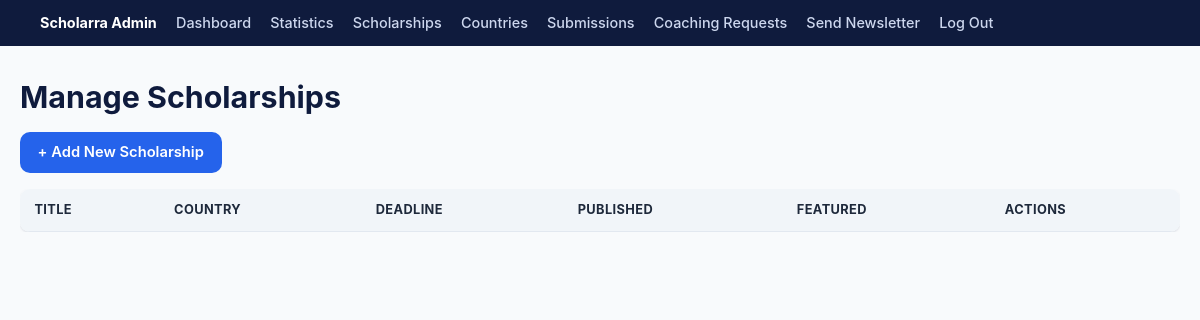
Before: /dashboard/scholarships/ (signed in) with the older database file.
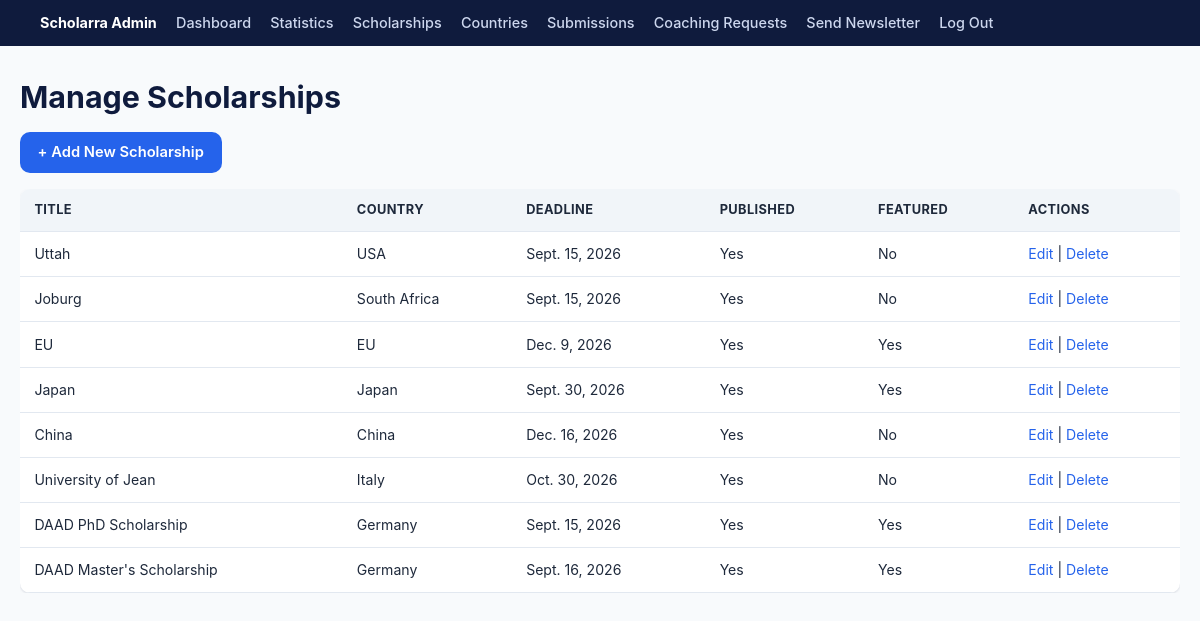
After: the same page with the newer database file.
### myapp/models.py (models this page shows, shortened)
class Scholarship(models.Model):
    DEGREE_LEVEL_CHOICES = [
        ("undergraduate", "Undergraduate"),
        ("masters", "Master's"),
        ("phd", "PhD"),
    ]
    FUNDING_TYPE_CHOICES = [
        ("full", "Fully Funded"),
        ("partial", "Partially Funded"),
    ]
    title = models.CharField(max_length=200)
    slug = models.SlugField(max_length=220, unique=True)
    country = models.ForeignKey(Country, on_delete=models.CASCADE, related_name="scholarships") # if a country is deleted, all scholarships related to that country will also be deleted, to get all scholarships related to a country, we can use country.scholarships.all()
    degree_level = models.CharField(max_length=20, choices=DEGREE_LEVEL_CHOICES)
    funding_type = models.CharField(max_length=10, choices=FUNDING_TYPE_CHOICES)
    deadline = models.DateField()
    description = models.TextField()
    eligibility = models.TextField()
    required_documents = models.TextField(blank=True) #blank=True means that this field is optional
    application_link = models.URLField()
    image = models.ImageField(upload_to='scholarships/', blank=True, null=True)
    is_featured = models.BooleanField(default=False)
    deadline_reminder_sent = models.BooleanField(default=False)  # prevents sending the "closing soon" email more than once per scholarship
    is_published = models.BooleanField(default=False) #default=False means that this new scholarship will not be published by default, it will be published only when the admin approves it
    view_count = models.PositiveIntegerField(default=0)
    click_count = models.PositiveIntegerField(default=0)
    created_at = models.DateTimeField(auto_now_add=True)
    updated_at = models.DateTimeField(auto_now=True)

class Country(models.Model): # creating the database country
    name = models.CharField(max_length=100, unique=True)
    slug = models.SlugField(max_length=100, unique=True) # slug is a url safe version
    class Meta: # to prevent countrys instead of countries
        verbose_name_plural = "Countries"

### myapp/views.py (the view)
# urls.py: path('dashboard/scholarships/', views.admin_scholarship_list, name='admin_scholarship_list'),
@login_required
def admin_scholarship_list(request):
    scholarships = Scholarship.objects.all().order_by('-created_at')
    paginator = Paginator(scholarships, 20)
    page_number = request.GET.get('page')
    scholarships_page = paginator.get_page(page_number)
    context = {"scholarships": scholarships_page}
    return render(request, "myapp/admin_scholarship_list.html", context)

### myapp/context_processors.py (called while the page is built)
def site_contact(request):
    return {
        "site_contact_email": settings.ADMIN_EMAIL,
    }

### myapp/templates/myapp/admin_scholarship_list.html (shortened to what this page needs)
{% extends "myapp/dashboard_base.html" %}
{% block content %}
<h1>Manage Scholarships</h1>
<p><a href="{% url 'admin_scholarship_add' %}" class="btn btn-primary">+ Add New Scholarship</a></p>
<div class="table-wrap">
<table>
    <tr>
        <th>Title</th><th>Country</th><th>Deadline</th>
        <th>Published</th><th>Featured</th><th>Actions</th>
    </tr>
    {% for scholarship in scholarships %}
    <tr>
        <td>{{ scholarship.title }}</td>
        <td>{{ scholarship.country.name }}</td>
        <td>{{ scholarship.deadline }}</td>
        <td>{% if scholarship.is_published %}Yes{% else %}No{% endif %}</td>
        <td>{% if scholarship.is_featured %}Yes{% else %}No{% endif %}</td>
        <td>
            <a href="{% url 'admin_scholarship_edit' scholarship.pk %}">Edit</a>
            | <a href="{% url 'admin_scholarship_delete' scholarship.pk %}">Delete</a>
        </td>
    </tr>
    {% endfor %}
</table>
</div>
{% endblock %}

### myapp/templates/myapp/dashboard_base.html (shortened to what this page needs)
{% load static %}
<!DOCTYPE html>
<html lang="en">
<head>
    <link rel="stylesheet" href="{% static 'myapp/style.css' %}">
</head>
<body>
    <nav class="dashboard-nav">
        <div class="container">
            <a href="{% url 'admin_dashboard' %}" style="color:#fff; font-weight:700;">Scholarra Admin</a>
            <a href="{% url 'admin_dashboard' %}">Dashboard</a>
            <a href="{% url 'admin_statistics' %}">Statistics</a>
            <a href="{% url 'admin_scholarship_list' %}">Scholarships</a>
            <a href="{% url 'admin_country_list' %}">Countries</a>
            <a href="{% url 'admin_submission_list' %}">Submissions</a>
            <a href="{% url 'admin_coaching_list' %}">Coaching Requests</a>
            <a href="{% url 'admin_send_newsletter' %}">Send Newsletter</a>
            <a href="{% url 'admin_logout' %}">Log Out</a>
        </div>
    </nav>
    <div class="container section">
        {% block content %}
        {% endblock %}
    </div>
</body>
</html>

### myapp/static/myapp/style.css (style rules this page uses)
:root { --navy: #0f1b3d; --navy-light: #16234a; --blue: #2563eb; --blue-dark: #1d4ed8; --gold: #f5a623; --slate: #1e293b; --slate-light: #475569; --bg: #f8fafc; --card-bg: #ffffff; --border: #e2e8f0; --danger: #dc2626; --success: #16a34a; --radius: 10px; --shadow: 0 1px 3px rgba(15, 27, 61, 0.08), 0 1px 2px rgba(15, 27, 61, 0.06); --shadow-hover: 0 4px 12px rgba(15, 27, 61, 0.12); --max-width: 1160px; }
* { box-sizing: border-box; }
body { margin: 0; font-family: -apple-system, BlinkMacSystemFont, "Segoe UI", Roboto, Helvetica, Arial, sans-serif; background: var(--bg); color: var(--slate); line-height: 1.55; }
a { color: var(--blue); text-decoration: none; }
h1, h2, h3 { color: var(--navy); line-height: 1.25; margin: 0 0 0.5em; }
h1 { font-size: 1.9rem; }
.container { max-width: var(--max-width); margin: 0 auto; padding: 0 1.25rem; }
.btn { display: inline-block; padding: 0.55rem 1.1rem; border-radius: var(--radius); font-weight: 600; font-size: 0.92rem; border: none; cursor: pointer; text-align: center; }
.btn-primary { background: var(--blue); color: #fff; }
.section { padding: 2rem 0; }
.dashboard-nav { background: var(--navy); padding: 0.75rem 0; }
.dashboard-nav .container { display: flex; gap: 1.2rem; flex-wrap: wrap; align-items: center; }
.dashboard-nav a { color: #cdd7ee; font-size: 0.9rem; font-weight: 500; }
table { width: 100%; border-collapse: collapse; background: var(--card-bg); border-radius: var(--radius); overflow: hidden; box-shadow: var(--shadow); }
th, td { padding: 0.7rem 0.9rem; text-align: left; border-bottom: 1px solid var(--border); font-size: 0.88rem; }
th { background: #f1f5f9; color: var(--slate); font-size: 0.8rem; text-transform: uppercase; letter-spacing: 0.03em; }
.table-wrap { overflow-x: auto; }

Changed rows visible on the page:
added Scholarship: title "Uttah", country.name "USA", deadline "Sept. 15, 2026", is_published "Yes", is_featured "No"
added Scholarship: title "Joburg", country.name "South Africa", deadline "Sept. 15, 2026", is_published "Yes", is_featured "No"
added Scholarship: title "EU", country.name "EU", deadline "Dec. 9, 2026", is_published "Yes", is_featured "Yes"
added Scholarship: title "Japan", country.name "Japan", deadline "Sept. 30, 2026", is_published "Yes", is_featured "Yes"
added Scholarship: title "China", country.name "China", deadline "Dec. 16, 2026", is_published "Yes", is_featured "No"
added Scholarship: title "University of Jean", country.name "Italy", deadline "Oct. 30, 2026", is_published "Yes", is_featured "No"
added Scholarship: title "DAAD PhD Scholarship", country.name "Germany", deadline "Sept. 15, 2026", is_published "Yes", is_featured "Yes"
added Scholarship: title "DAAD Master's Scholarship", country.name "Germany", deadline "Sept. 16, 2026", is_published "Yes", is_featured "Yes"
